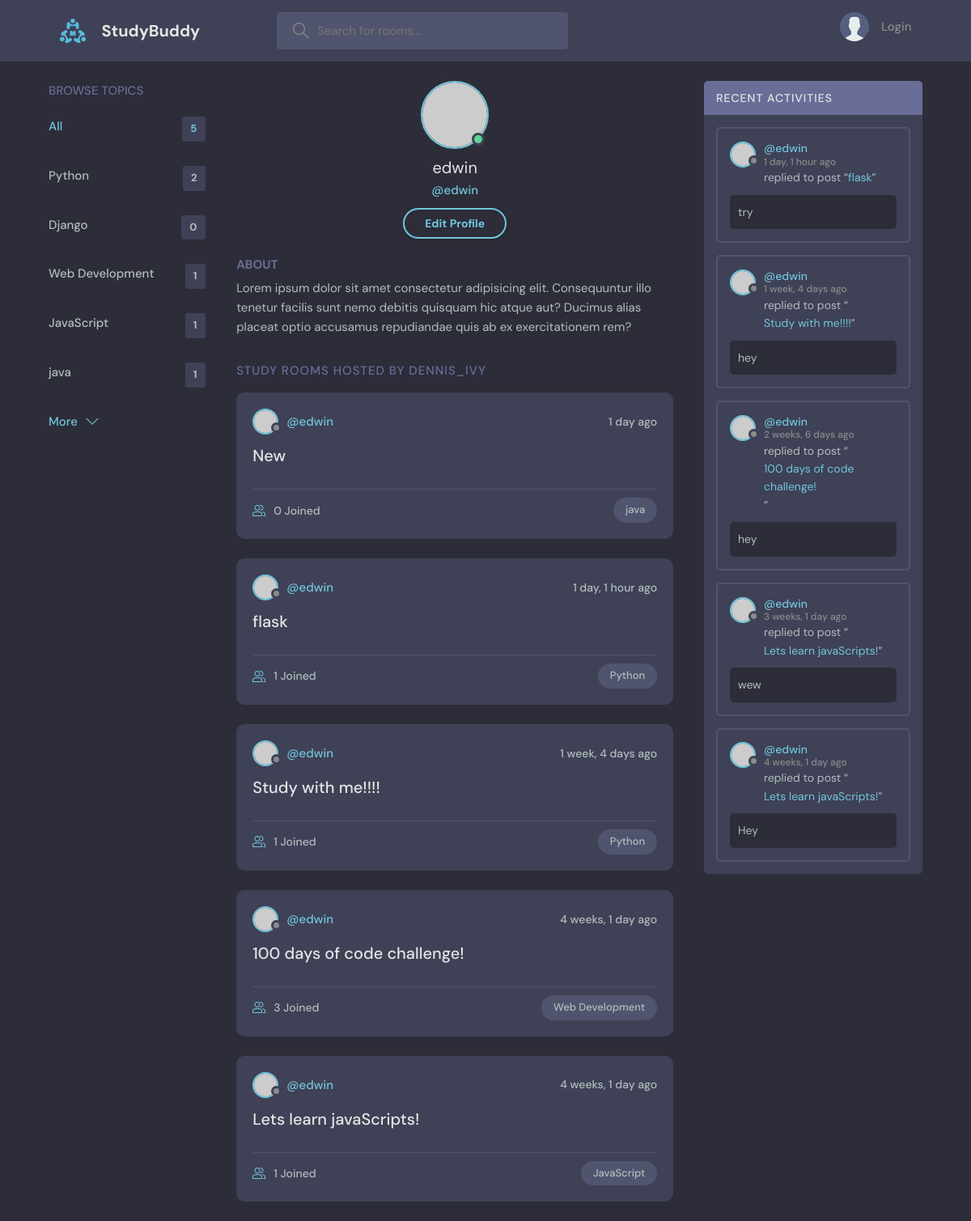
The app's page /profile/1/, older data.
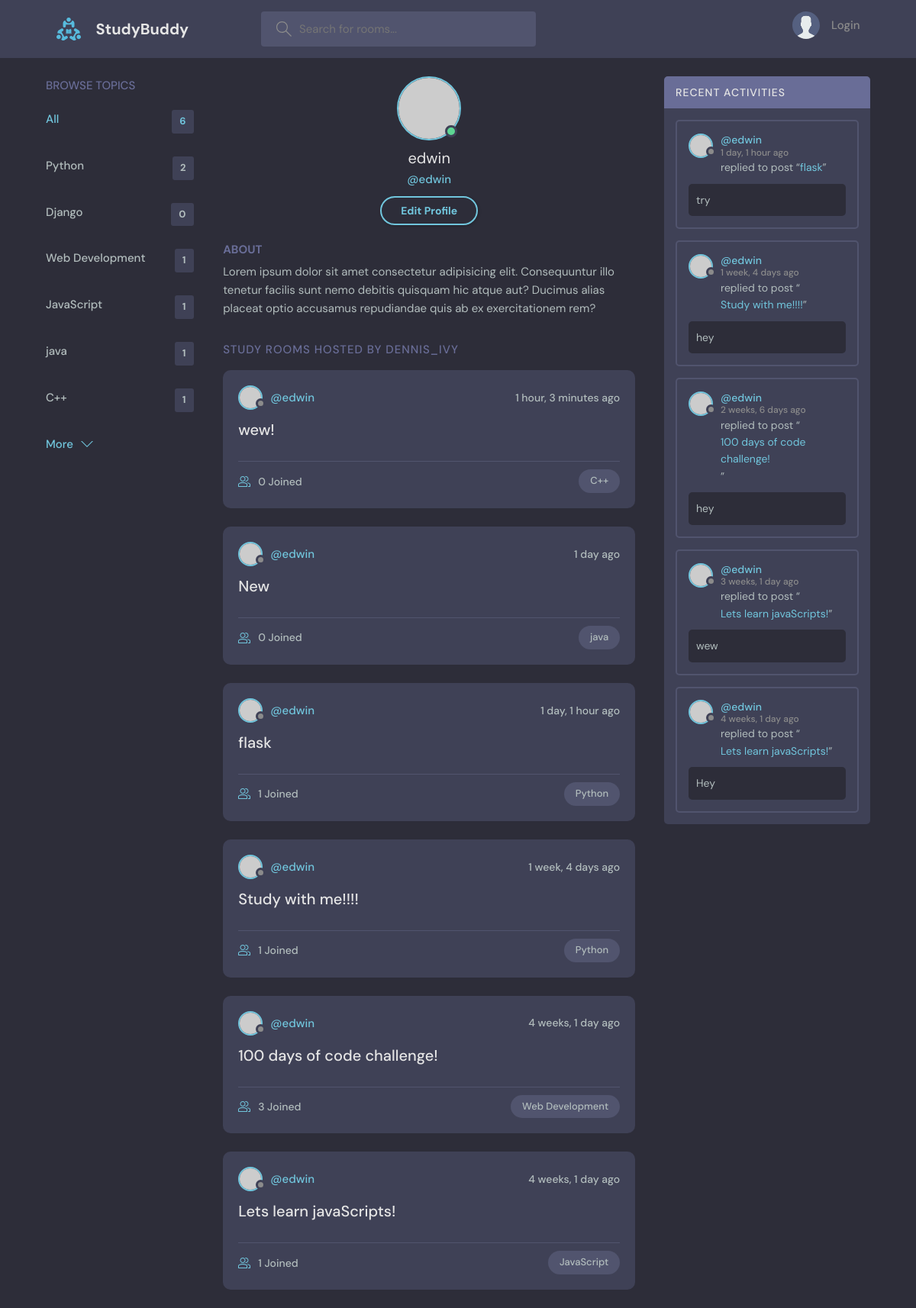
The same page, newer data.
### base/models.py (models this page shows, shortened)
class Topic(models.Model):
    name = models.CharField(max_length=200)

class Room(models.Model):
    host = models.ForeignKey(User, on_delete=models.SET_NULL, null=True)
    topic = models.ForeignKey(Topic, on_delete=models.SET_NULL, null=True)
    name =  models.CharField(max_length=200)
    description = models.TextField(null=True, blank=True)
    participants = models.ManyToManyField(
        User, related_name='participants', blank=True)
    updated = models.DateTimeField(auto_now=True)
    created = models.DateTimeField(auto_now_add=True)
    class Meta:
        ordering = ['-updated', '-created']
    def __str__(self):
        return self.name

class Message(models.Model):
    user = models.ForeignKey(User, on_delete=models.CASCADE)
    room = models.ForeignKey(Room, on_delete=models.CASCADE)
    body = models.TextField()
    updated = models.DateTimeField(auto_now=True)
    created = models.DateTimeField(auto_now_add=True)
    class Meta:
        ordering = ['-updated', '-created']

### base/views.py (the view)
# urls.py: path("profile/<str:pk>/", views.userProfile, name="user-profile"),
def userProfile(request, pk):
    user = User.objects.get(id=pk)
    rooms = user.room_set.all()
    room_messages = user.message_set.all()
    topics = Topic.objects.all()
    context = {"user": user, "rooms": rooms, "room_messages": room_messages, "topics": topics}
    return render(request, "base/profile.html", context)

### base/templates/base/profile.html
{% extends "main.html" %}
{% block content %}
  <main class="profile-page layout layout--3">
    <div class="container">
      {% include "base/topics_component.html" %}
      <div class="roomList">
        <div class="profile">
          <div class="profile__avatar">
            <div class="avatar avatar--large active">
              <img src="https://randomuser.me/api/portraits/men/11.jpg" />
            </div>
          </div>
          <div class="profile__info">
            <h3>{{user.username}}</h3>
            <p>@{{user.username}}</p>
            <a href="edit-user.html" class="btn btn--main btn--pill">Edit Profile</a>
          </div>
          <div class="profile__about">
            <h3>About</h3>
            <p>
              Lorem ipsum dolor sit amet consectetur adipisicing elit. Consequuntur illo tenetur
              facilis sunt nemo debitis quisquam hic atque aut? Ducimus alias placeat optio
              accusamus repudiandae quis ab ex exercitationem rem?
            </p>
          </div>
        </div>
        <div class="roomList__header">
          <div>
            <h2>Study Rooms Hosted by dennis_ivy</a>
            </h2>
          </div>
        </div>
        {% include "base/feed_component.html" %}
      </div>
      {% include "base/activity_component.html" %}
    </div>
  </main>
{% endblock %}

### base/templates/base/topics_component.html
<div class="topics">
    <div class="topics__header">
      <h2>Browse Topics</h2>
    </div>
    <ul class="topics__list">
      <li>
        <a href="{% url "home" %}" class="active">All <span>{{topics.count}}</span></a>
      </li>
      {% for topic in topics %}
      <li>
        <a href="{% url "home" %}?q={{topic.name}}">{{topic.name}} <span>{{topic.room_set.all.count}}</span></a>
      </li>
      {% endfor %}
    </ul>
    <a class="btn btn--link" href="topics.html">
      More
      <svg version="1.1" xmlns="http://www.w3.org/2000/svg" width="32" height="32" viewBox="0 0 32 32">
        <title>chevron-down</title>
        <path d="M16 21l-13-13h-3l16 16 16-16h-3l-13 13z"></path>
      </svg>
    </a>
</div>

### base/templates/base/feed_component.html (shortened to what this page needs)
{% for room in rooms %}
<div class="roomListRoom">
    <div class="roomListRoom__header">
      <a href="{% url 'user-profile' room.host.id %}" class="roomListRoom__author">
        <div class="avatar avatar--small">
          <img src="https://randomuser.me/api/portraits/women/11.jpg" />
        </div>
        <span>@{{room.host.username}}</span>
      </a>
      <div class="roomListRoom__actions">
        <span>{{room.created|timesince}} ago</span>
      </div>
    </div>
    <div class="roomListRoom__content">
      <a href="{% url 'room' room.id %}">{{room.name}}</a>
    </div>
    <div class="roomListRoom__meta">
      <a href="{% url 'room' room.id %}" class="roomListRoom__joined">
        {{room.participants.all.count}} Joined
      </a>
      <p class="roomListRoom__topic">{{room.topic.name}}</p>
    </div>
</div>
{% endfor %}

### base/templates/base/activity_component.html (shortened to what this page needs)
<div class="activities">
    <div class="activities__header">
      <h2>Recent Activities</h2>
    </div>
    {% for message in room_messages %}
    <div class="activities__box">
      <div class="activities__boxHeader roomListRoom__header">
        <a href="{% url "user-profile" message.user.id %}" class="roomListRoom__author">
          <div class="avatar avatar--small">
            <img src="https://randomuser.me/api/portraits/women/11.jpg" />
          </div>
          <p>
            @{{message.user}}
            <span>{{message.created|timesince}} ago</span>
          </p>
        </a>
      </div>
      <div class="activities__boxContent">
        <p>replied to post “<a href="{% url 'room' message.room.id %}">{{message.room}}</a>”</p>
        <div class="activities__boxRoomContent">
          {{message.body}}
        </div>
      </div>
    </div>
    {% endfor %}
  </div>

Row changes from the older to the newer data that the page shows:
added Topic: name "C++", room_set.all.count "1"
added Room: host.username "edwin", created "1 hour, 3 minutes", name "wew!", participants.all.count "0", topic.name "C++"
Text that changed along with them:
{{ topics.count }}: "5" → "6"
